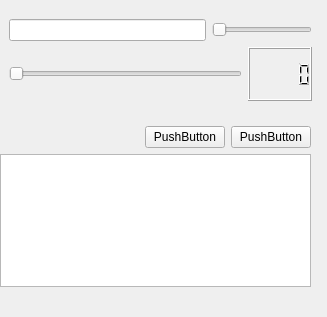
<ui version="4.0" >
 <class>LecteurAudio</class>
 <widget class="QDockWidget" name="LecteurAudio" >
  <property name="geometry" >
   <rect>
    <x>0</x>
    <y>0</y>
    <width>327</width>
    <height>317</height>
   </rect>
  </property>
  <property name="minimumSize" >
   <size>
    <width>255</width>
    <height>39</height>
   </size>
  </property>
  <property name="allowedAreas" >
   <set>Qt::LeftDockWidgetArea|Qt::RightDockWidgetArea</set>
  </property>
  <property name="windowTitle" >
   <string>DockWidget</string>
  </property>
  <widget class="QWidget" name="widgetPrincipal" >
   <widget class="QWidget" name="" >
    <property name="geometry" >
     <rect>
      <x>0</x>
      <y>10</y>
      <width>321</width>
      <height>281</height>
     </rect>
    </property>
    <layout class="QVBoxLayout" name="verticalLayout_3" >
     <property name="sizeConstraint" >
      <enum>QLayout::SetMaximumSize</enum>
     </property>
     <item>
      <widget class="QWidget" native="1" name="widgetAffichage" >
       <property name="sizePolicy" >
        <sizepolicy vsizetype="Fixed" hsizetype="Preferred" >
         <horstretch>0</horstretch>
         <verstretch>0</verstretch>
        </sizepolicy>
       </property>
       <property name="minimumSize" >
        <size>
         <width>255</width>
         <height>100</height>
        </size>
       </property>
       <layout class="QHBoxLayout" name="horizontalLayout_4" >
        <item>
         <layout class="QVBoxLayout" name="verticalLayout_2" >
          <property name="sizeConstraint" >
           <enum>QLayout::SetMaximumSize</enum>
          </property>
          <item>
           <layout class="QHBoxLayout" name="horizontalLayout_2" >
            <property name="sizeConstraint" >
             <enum>QLayout::SetMaximumSize</enum>
            </property>
            <item>
             <widget class="QLineEdit" name="afficheurTitre" />
            </item>
            <item>
             <widget class="QSlider" name="niveauVolume" >
              <property name="sizePolicy" >
               <sizepolicy vsizetype="Fixed" hsizetype="Expanding" >
                <horstretch>0</horstretch>
                <verstretch>0</verstretch>
               </sizepolicy>
              </property>
              <property name="maximumSize" >
               <size>
                <width>100</width>
                <height>16777215</height>
               </size>
              </property>
              <property name="orientation" >
               <enum>Qt::Horizontal</enum>
              </property>
             </widget>
            </item>
           </layout>
          </item>
          <item>
           <layout class="QHBoxLayout" name="horizontalLayout" >
            <property name="sizeConstraint" >
             <enum>QLayout::SetMaximumSize</enum>
            </property>
            <item>
             <widget class="QSlider" name="positionTemps" >
              <property name="orientation" >
               <enum>Qt::Horizontal</enum>
              </property>
             </widget>
            </item>
            <item>
             <widget class="QLCDNumber" name="afficheurTemps" />
            </item>
           </layout>
          </item>
         </layout>
        </item>
       </layout>
      </widget>
     </item>
     <item>
      <widget class="QWidget" native="1" name="widgetCommande" >
       <widget class="QWidget" name="" >
        <property name="geometry" >
         <rect>
          <x>0</x>
          <y>10</y>
          <width>311</width>
          <height>161</height>
         </rect>
        </property>
        <layout class="QVBoxLayout" name="verticalLayout" >
         <property name="sizeConstraint" >
          <enum>QLayout::SetMaximumSize</enum>
         </property>
         <item>
          <layout class="QHBoxLayout" name="horizontalLayout_3" >
           <property name="sizeConstraint" >
            <enum>QLayout::SetMaximumSize</enum>
           </property>
           <item>
            <spacer name="horizontalSpacer" >
             <property name="orientation" >
              <enum>Qt::Horizontal</enum>
             </property>
             <property name="sizeHint" stdset="0" >
              <size>
               <width>40</width>
               <height>20</height>
              </size>
             </property>
            </spacer>
           </item>
           <item>
            <widget class="QPushButton" name="pushButton" >
             <property name="text" >
              <string>PushButton</string>
             </property>
            </widget>
           </item>
           <item>
            <widget class="QPushButton" name="pushButton_2" >
             <property name="text" >
              <string>PushButton</string>
             </property>
            </widget>
           </item>
          </layout>
         </item>
         <item>
          <widget class="QListWidget" name="listeTitres" />
         </item>
        </layout>
       </widget>
      </widget>
     </item>
    </layout>
   </widget>
  </widget>
 </widget>
 <resources/>
 <connections/>
</ui>
